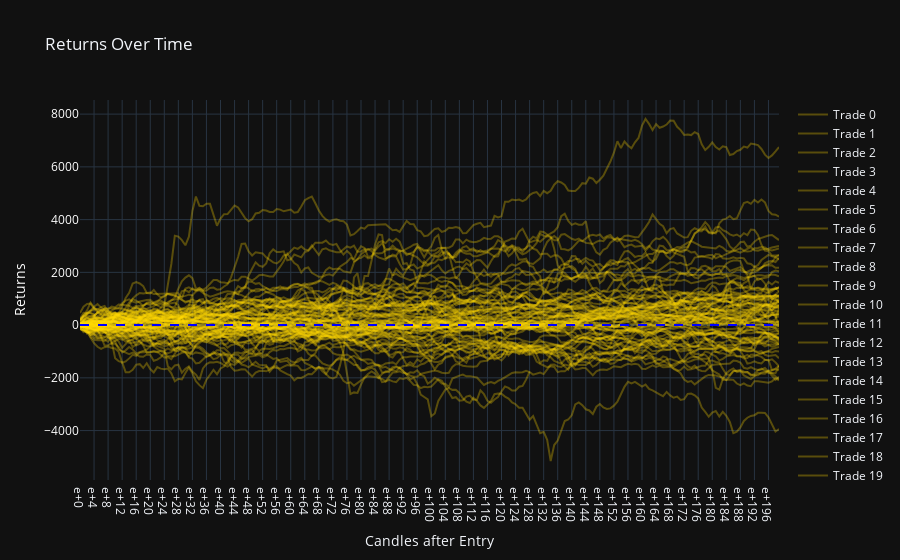

Source (notebook cell):
### Code cell
def create_returns_plot(analysis_dict):
    fig = go.Figure()

    for entry, returns_df in analysis_dict.items():
        returns_trace = go.Scatter(x=returns_df.index, y=returns_df['returns'], mode='lines', name=f'Trade {entry}', line=dict(color='#FFD700'), opacity=0.3)
        fig.add_trace(returns_trace)

    fig.add_hline(y=0, line=dict(color='blue', width=2, dash='dash'))

    fig.update_layout(title='Returns Over Time', xaxis_title="Candles after Entry", yaxis=dict(title='Returns', side='left', color='white'),
        showlegend=True,
        template="plotly_dark"
    )
    fig.show()

create_returns_plot(returns_dict)

max_returns = []
max_locations = []
min_returns = []
min_locations = []

for trade, returns_df in returns_dict.items():

    max_return = returns_df['returns'].max()
    max_location = returns_df['returns'].idxmax()
    min_return = returns_df['returns'].min()
    min_location = returns_df['returns'].idxmin()
    
    max_returns.append(max_return)
    max_locations.append(max_location)
    min_returns.append(min_return)
    min_locations.append(min_location)

max_locations = [int(location[2:]) for location in max_locations]
min_locations = [int(location[2:]) for location in min_locations]

overall_max_return = max(max_returns)
overall_min_return = min(min_returns)
e0_returns_sum = sum(returns_df.loc['e+0', 'returns'] for returns_df in returns_dict.values())

returns_stats_df = pd.DataFrame({
    'avg_max_return': [np.mean(max_returns)],
    'avg_min_return': [np.mean(min_returns)],
    'avg_max_return_location': [np.mean(max_locations)],
    'avg_min_return_location': [np.mean(min_locations)],
    'sum_max_returns': [np.sum(max_returns)],
    'sum_min_returns': [np.sum(min_returns)],
    'sum_min_max_returns': [np.sum(max_returns) + np.sum(min_returns)],
    'e0_returns_sum': [e0_returns_sum],
    'max_return': [overall_max_return],
    'min_return': [overall_min_return]
}).style.format('{:,.2f}').set_properties(**{'text-align': 'center'})

returns_stats_df

# e+0 is working as intended, since entries are at the candle opens, this represents the returns within that first entry candle.

### Figure 1 — Plotly figure (JSON) as saved in the notebook; plotly's stock layout.template omitted (floating-point values rounded to 4 significant figures; data arrays with more than 128 entries replaced by an {"elided": "..."} marker saying what was removed)
{"data": [{"line": {"color": "#FFD700"}, "mode": "lines", "name": "Trade 0", "opacity": 0.3, "type": "scatter", "x": {"elided": "200 str values"}, "y": {"elided": "200 float values"}}, {"line": {"color": "#FFD700"}, "mode": "lines", "name": "Trade 1", "opacity": 0.3, "type": "scatter", "x": {"elided": "200 str values"}, "y": {"elided": "200 float values"}}, {"line": {"color": "#FFD700"}, "mode": "lines", "name": "Trade 2", "opacity": 0.3, "type": "scatter", "x": {"elided": "200 str values"}, "y": {"elided": "200 float values"}}, {"line": {"color": "#FFD700"}, "mode": "lines", "name": "Trade 3", "opacity": 0.3, "type": "scatter", "x": {"elided": "200 str values"}, "y": {"elided": "200 float values"}}, {"line": {"color": "#FFD700"}, "mode": "lines", "name": "Trade 4", "opacity": 0.3, "type": "scatter", "x": {"elided": "200 str values"}, "y": {"elided": "200 float values"}}, {"line": {"color": "#FFD700"}, "mode": "lines", "name": "Trade 5", "opacity": 0.3, "type": "scatter", "x": {"elided": "200 str values"}, "y": {"elided": "200 float values"}}, {"line": {"color": "#FFD700"}, "mode": "lines", "name": "Trade 6", "opacity": 0.3, "type": "scatter", "x": {"elided": "200 str values"}, "y": {"elided": "200 float values"}}, {"line": {"color": "#FFD700"}, "mode": "lines", "name": "Trade 7", "opacity": 0.3, "type": "scatter", "x": {"elided": "200 str values"}, "y": {"elided": "200 float values"}}, {"line": {"color": "#FFD700"}, "mode": "lines", "name": "Trade 8", "opacity": 0.3, "type": "scatter", "x": {"elided": "200 str values"}, "y": {"elided": "200 float values"}}, {"line": {"color": "#FFD700"}, "mode": "lines", "name": "Trade 9", "opacity": 0.3, "type": "scatter", "x": {"elided": "200 str values"}, "y": {"elided": "200 float values"}}, {"line": {"color": "#FFD700"}, "mode": "lines", "name": "Trade 10", "opacity": 0.3, "type": "scatter", "x": {"elided": "200 str values"}, "y": {"elided": "200 float values"}}, {"line": {"color": "#FFD700"}, "mode": "lines", "name": "Trade 11", "opacity": 0.3, "type": "scatter", "x": {"elided": "200 str values"}, "y": {"elided": "200 float values"}}, {"line": {"color": "#FFD700"}, "mode": "lines", "name": "Trade 12", "opacity": 0.3, "type": "scatter", "x": {"elided": "200 str values"}, "y": {"elided": "200 float values"}}, {"line": {"color": "#FFD700"}, "mode": "lines", "name": "Trade 13", "opacity": 0.3, "type": "scatter", "x": {"elided": "200 str values"}, "y": {"elided": "200 float values"}}, {"line": {"color": "#FFD700"}, "mode": "lines", "name": "Trade 14", "opacity": 0.3, "type": "scatter", "x": {"elided": "200 str values"}, "y": {"elided": "200 float values"}}, {"line": {"color": "#FFD700"}, "mode": "lines", "name": "Trade 15", "opacity": 0.3, "type": "scatter", "x": {"elided": "200 str values"}, "y": {"elided": "200 float values"}}, {"line": {"color": "#FFD700"}, "mode": "lines", "name": "Trade 16", "opacity": 0.3, "type": "scatter", "x": {"elided": "200 str values"}, "y": {"elided": "200 float values"}}, {"line": {"color": "#FFD700"}, "mode": "lines", "name": "Trade 17", "opacity": 0.3, "type": "scatter", "x": {"elided": "200 str values"}, "y": {"elided": "200 float values"}}, {"line": {"color": "#FFD700"}, "mode": "lines", "name": "Trade 18", "opacity": 0.3, "type": "scatter", "x": {"elided": "200 str values"}, "y": {"elided": "200 float values"}}, {"line": {"color": "#FFD700"}, "mode": "lines", "name": "Trade 19", "opacity": 0.3, "type": "scatter", "x": {"elided": "200 str values"}, "y": {"elided": "200 float values"}}, {"line": {"color": "#FFD700"}, "mode": "lines", "name": "Trade 20", "opacity": 0.3, "type": "scatter", "x": {"elided": "200 str values"}, "y": {"elided": "200 float values"}}, {"line": {"color": "#FFD700"}, "mode": "lines", "name": "Trade 21", "opacity": 0.3, "type": "scatter", "x": {"elided": "200 str values"}, "y": {"elided": "200 float values"}}, {"line": {"color": "#FFD700"}, "mode": "lines", "name": "Trade 22", "opacity": 0.3, "type": "scatter", "x": {"elided": "200 str values"}, "y": {"elided": "200 float values"}}, {"line": {"color": "#FFD700"}, "mode": "lines", "name": "Trade 23", "opacity": 0.3, "type": "scatter", "x": {"elided": "200 str values"}, "y": {"elided": "200 float values"}}, {"line": {"color": "#FFD700"}, "mode": "lines", "name": "Trade 24", "opacity": 0.3, "type": "scatter", "x": {"elided": "200 str values"}, "y": {"elided": "200 float values"}}, {"line": {"color": "#FFD700"}, "mode": "lines", "name": "Trade 25", "opacity": 0.3, "type": "scatter", "x": {"elided": "200 str values"}, "y": {"elided": "200 float values"}}, {"line": {"color": "#FFD700"}, "mode": "lines", "name": "Trade 26", "opacity": 0.3, "type": "scatter", "x": {"elided": "200 str values"}, "y": {"elided": "200 float values"}}, {"line": {"color": "#FFD700"}, "mode": "lines", "name": "Trade 27", "opacity": 0.3, "type": "scatter", "x": {"elided": "200 str values"}, "y": {"elided": "200 float values"}}, {"line": {"color": "#FFD700"}, "mode": "lines", "name": "Trade 28", "opacity": 0.3, "type": "scatter", "x": {"elided": "200 str values"}, "y": {"elided": "200 float values"}}, {"line": {"color": "#FFD700"}, "mode": "lines", "name": "Trade 29", "opacity": 0.3, "type": "scatter", "x": {"elided": "200 str values"}, "y": {"elided": "200 float values"}}, {"line": {"color": "#FFD700"}, "mode": "lines", "name": "Trade 30", "opacity": 0.3, "type": "scatter", "x": {"elided": "200 str values"}, "y": {"elided": "200 float values"}}, {"line": {"color": "#FFD700"}, "mode": "lines", "name": "Trade 31", "opacity": 0.3, "type": "scatter", "x": {"elided": "200 str values"}, "y": {"elided": "200 float values"}}, {"line": {"color": "#FFD700"}, "mode": "lines", "name": "Trade 32", "opacity": 0.3, "type": "scatter", "x": {"elided": "200 str values"}, "y": {"elided": "200 float values"}}, {"line": {"color": "#FFD700"}, "mode": "lines", "name": "Trade 33", "opacity": 0.3, "type": "scatter", "x": {"elided": "200 str values"}, "y": {"elided": "200 float values"}}, {"line": {"color": "#FFD700"}, "mode": "lines", "name": "Trade 34", "opacity": 0.3, "type": "scatter", "x": {"elided": "200 str values"}, "y": {"elided": "200 float values"}}, {"line": {"color": "#FFD700"}, "mode": "lines", "name": "Trade 35", "opacity": 0.3, "type": "scatter", "x": {"elided": "200 str values"}, "y": {"elided": "200 float values"}}, {"line": {"color": "#FFD700"}, "mode": "lines", "name": "Trade 36", "opacity": 0.3, "type": "scatter", "x": {"elided": "200 str values"}, "y": {"elided": "200 float values"}}, {"line": {"color": "#FFD700"}, "mode": "lines", "name": "Trade 37", "opacity": 0.3, "type": "scatter", "x": {"elided": "200 str values"}, "y": {"elided": "200 float values"}}, {"line": {"color": "#FFD700"}, "mode": "lines", "name": "Trade 38", "opacity": 0.3, "type": "scatter", "x": {"elided": "200 str values"}, "y": {"elided": "200 float values"}}, {"line": {"color": "#FFD700"}, "mode": "lines", "name": "Trade 39", "opacity": 0.3, "type": "scatter", "x": {"elided": "200 str values"}, "y": {"elided": "200 float values"}}, {"line": {"color": "#FFD700"}, "mode": "lines", "name": "Trade 40", "opacity": 0.3, "type": "scatter", "x": {"elided": "200 str values"}, "y": {"elided": "200 float values"}}, {"line": {"color": "#FFD700"}, "mode": "lines", "name": "Trade 41", "opacity": 0.3, "type": "scatter", "x": {"elided": "200 str values"}, "y": {"elided": "200 float values"}}, {"line": {"color": "#FFD700"}, "mode": "lines", "name": "Trade 42", "opacity": 0.3, "type": "scatter", "x": {"elided": "200 str values"}, "y": {"elided": "200 float values"}}, {"line": {"color": "#FFD700"}, "mode": "lines", "name": "Trade 43", "opacity": 0.3, "type": "scatter", "x": {"elided": "200 str values"}, "y": {"elided": "200 float values"}}, {"line": {"color": "#FFD700"}, "mode": "lines", "name": "Trade 44", "opacity": 0.3, "type": "scatter", "x": {"elided": "200 str values"}, "y": {"elided": "200 float values"}}, {"line": {"color": "#FFD700"}, "mode": "lines", "name": "Trade 45", "opacity": 0.3, "type": "scatter", "x": {"elided": "200 str values"}, "y": {"elided": "200 float values"}}, {"line": {"color": "#FFD700"}, "mode": "lines", "name": "Trade 46", "opacity": 0.3, "type": "scatter", "x": {"elided": "200 str values"}, "y": {"elided": "200 float values"}}, {"line": {"color": "#FFD700"}, "mode": "lines", "name": "Trade 47", "opacity": 0.3, "type": "scatter", "x": {"elided": "200 str values"}, "y": {"elided": "200 float values"}}, {"line": {"color": "#FFD700"}, "mode": "lines", "name": "Trade 48", "opacity": 0.3, "type": "scatter", "x": {"elided": "200 str values"}, "y": {"elided": "200 float values"}}, {"line": {"color": "#FFD700"}, "mode": "lines", "name": "Trade 49", "opacity": 0.3, "type": "scatter", "x": {"elided": "200 str values"}, "y": {"elided": "200 float values"}}, {"line": {"color": "#FFD700"}, "mode": "lines", "name": "Trade 50", "opacity": 0.3, "type": "scatter", "x": {"elided": "200 str values"}, "y": {"elided": "200 float values"}}, {"line": {"color": "#FFD700"}, "mode": "lines", "name": "Trade 51", "opacity": 0.3, "type": "scatter", "x": {"elided": "200 str values"}, "y": {"elided": "200 float values"}}, {"line": {"color": "#FFD700"}, "mode": "lines", "name": "Trade 52", "opacity": 0.3, "type": "scatter", "x": {"elided": "200 str values"}, "y": {"elided": "200 float values"}}, {"line": {"color": "#FFD700"}, "mode": "lines", "name": "Trade 53", "opacity": 0.3, "type": "scatter", "x": {"elided": "200 str values"}, "y": {"elided": "200 float values"}}, {"line": {"color": "#FFD700"}, "mode": "lines", "name": "Trade 54", "opacity": 0.3, "type": "scatter", "x": {"elided": "200 str values"}, "y": {"elided": "200 float values"}}, {"line": {"color": "#FFD700"}, "mode": "lines", "name": "Trade 55", "opacity": 0.3, "type": "scatter", "x": {"elided": "200 str values"}, "y": {"elided": "200 float values"}}, {"line": {"color": "#FFD700"}, "mode": "lines", "name": "Trade 56", "opacity": 0.3, "type": "scatter", "x": {"elided": "200 str values"}, "y": {"elided": "200 float values"}}, {"line": {"color": "#FFD700"}, "mode": "lines", "name": "Trade 57", "opacity": 0.3, "type": "scatter", "x": {"elided": "200 str values"}, "y": {"elided": "200 float values"}}, {"line": {"color": "#FFD700"}, "mode": "lines", "name": "Trade 58", "opacity": 0.3, "type": "scatter", "x": {"elided": "200 str values"}, "y": {"elided": "200 float values"}}, {"line": {"color": "#FFD700"}, "mode": "lines", "name": "Trade 59", "opacity": 0.3, "type": "scatter", "x": {"elided": "200 str values"}, "y": {"elided": "200 float values"}}, {"line": {"color": "#FFD700"}, "mode": "lines", "name": "Trade 60", "opacity": 0.3, "type": "scatter", "x": {"elided": "200 str values"}, "y": {"elided": "200 float values"}}, {"line": {"color": "#FFD700"}, "mode": "lines", "name": "Trade 61", "opacity": 0.3, "type": "scatter", "x": {"elided": "200 str values"}, "y": {"elided": "200 float values"}}, {"line": {"color": "#FFD700"}, "mode": "lines", "name": "Trade 62", "opacity": 0.3, "type": "scatter", "x": {"elided": "200 str values"}, "y": {"elided": "200 float values"}}, {"line": {"color": "#FFD700"}, "mode": "lines", "name": "Trade 63", "opacity": 0.3, "type": "scatter", "x": {"elided": "200 str values"}, "y": {"elided": "200 float values"}}, {"line": {"color": "#FFD700"}, "mode": "lines", "name": "Trade 64", "opacity": 0.3, "type": "scatter", "x": {"elided": "200 str values"}, "y": {"elided": "200 float values"}}, {"line": {"color": "#FFD700"}, "mode": "lines", "name": "Trade 65", "opacity": 0.3, "type": "scatter", "x": {"elided": "200 str values"}, "y": {"elided": "200 float values"}}, {"line": {"color": "#FFD700"}, "mode": "lines", "name": "Trade 66", "opacity": 0.3, "type": "scatter", "x": {"elided": "200 str values"}, "y": {"elided": "200 float values"}}, {"line": {"color": "#FFD700"}, "mode": "lines", "name": "Trade 67", "opacity": 0.3, "type": "scatter", "x": {"elided": "200 str values"}, "y": {"elided": "200 float values"}}, {"line": {"color": "#FFD700"}, "mode": "lines", "name": "Trade 68", "opacity": 0.3, "type": "scatter", "x": {"elided": "200 str values"}, "y": {"elided": "200 float values"}}, {"line": {"color": "#FFD700"}, "mode": "lines", "name": "Trade 69", "opacity": 0.3, "type": "scatter", "x": {"elided": "200 str values"}, "y": {"elided": "200 float values"}}, {"line": {"color": "#FFD700"}, "mode": "lines", "name": "Trade 70", "opacity": 0.3, "type": "scatter", "x": {"elided": "200 str values"}, "y": {"elided": "200 float values"}}, {"line": {"color": "#FFD700"}, "mode": "lines", "name": "Trade 71", "opacity": 0.3, "type": "scatter", "x": {"elided": "200 str values"}, "y": {"elided": "200 float values"}}, {"line": {"color": "#FFD700"}, "mode": "lines", "name": "Trade 72", "opacity": 0.3, "type": "scatter", "x": {"elided": "200 str values"}, "y": {"elided": "200 float values"}}, {"line": {"color": "#FFD700"}, "mode": "lines", "name": "Trade 73", "opacity": 0.3, "type": "scatter", "x": {"elided": "200 str values"}, "y": {"elided": "200 float values"}}, {"line": {"color": "#FFD700"}, "mode": "lines", "name": "Trade 74", "opacity": 0.3, "type": "scatter", "x": {"elided": "200 str values"}, "y": {"elided": "200 float values"}}, {"line": {"color": "#FFD700"}, "mode": "lines", "name": "Trade 75", "opacity": 0.3, "type": "scatter", "x": {"elided": "200 str values"}, "y": {"elided": "200 float values"}}, {"line": {"color": "#FFD700"}, "mode": "lines", "name": "Trade 76", "opacity": 0.3, "type": "scatter", "x": {"elided": "129 str values"}, "y": {"elided": "129 float values"}}], "layout": {"shapes": [{"line": {"color": "blue", "dash": "dash", "width": 2}, "type": "line", "x0": 0, "x1": 1, "xref": "x domain", "y0": 0, "y1": 0, "yref": "y"}], "showlegend": true, "title": {"text": "Returns Over Time"}, "xaxis": {"title": {"text": "Candles after Entry"}}, "yaxis": {"color": "white", "side": "left", "title": {"text": "Returns"}}}}
